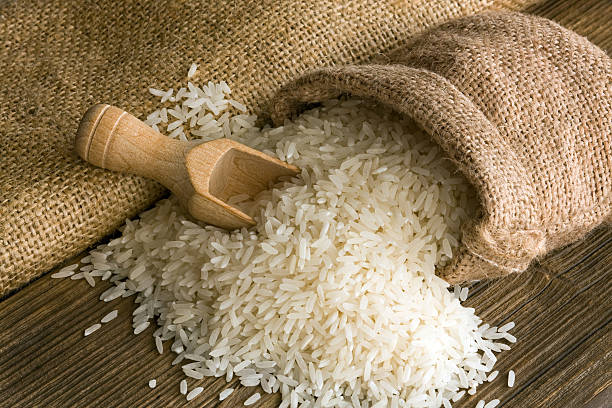
%> input picture Lecture1/rice.png, 612 x 408 px
$ octave Introduction_to_Matlab_for_Image_Processing.m   (GNU Octave 9; MATLAB toolbox functions it lacks are replaced by stand-ins)
%> lines starting %> are read from the running program, lines starting %| are printed output that depends on the picture
close all
clear
clc

disp('For enquiry, please send an email to giacomo.boracchi@polimi.it');

%% variables are defined by an assignement
v=3
size(v)

% data types are automatically defined depending on the assigned value
whos v

% a row vector (commas can be omitted)
r=[1, 2, 3, 4]
size(r)

% a column vector
c=[1; 2; 3; 4]
size(c)

% a matrix
v=[1 2; 3 4]
size(v)

%% you can concatenate matrices or vectors as far as their size are consistent
B=[v', v']

C = [v ; v]

% this is not allowed
% K = [r,c]

% you can reference single or multiple values in an array:
v(1,2) % first row and second column (row and column indices are 1-based)
v(:,2) % the second column of v
v(1,:) % the first row
B(:,2:4) % some of the columns
v(5,5) = 10 % you can extend vectors / matrices by assigning some element our of the range

v*v'

[1 2 3].*[4 5 6]

[1 2 3] + 5
[1 2 3] * 2 % no need to use element-wise operator with scalars
[1 2 3] .* 2 %explicit element-wise multiplication
[1 2 3] / 2
[1 2 3] ./ 2 %explicit element-wise division
[1 2 3] .^ 2 %explicit element-wise power


[1 2 3] * [4 5 6]' % this matrix product, returns a scalar (it is the inner product)

[1 2 3]' * [4 5 6] % this is the matrix product, returns a 3 x 3 matrix

whos v

%
%% casting to 8-bit integers
v = uint8(v)
whos v

v=v>2
whos v
%%
im=imread('rice.png');
%> im is the input picture: size 408x612x3 uint8; mean R, G, B 146.2, 124.6, 92.3
whos im
%%

imshow(im);

%%
imshow([im, im]);

%%
imshow([im; im]);
%% Matrices are images
M = rand(100);
% M = eye(100);
imshow(M);
%
%
% imshow(magic(200),[])

%% Careful about data range: [0 1] for double and logical, [0 255] for uint8
imshow(double(im));
%%
%
imshow(double(im)/255);
%%
%
imshow(uint8(double(im)/255));
%%

h = histogram(im(:), [0: 255]);
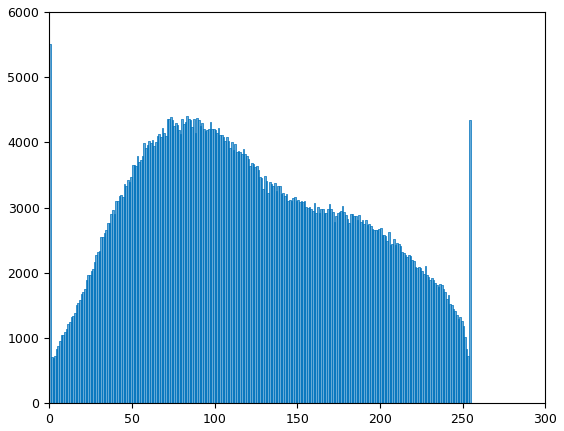
%> figure redrawn from the program's plot data; tallest bar 5504 high, from x = 0 to 1
figure(2), stairs([0: 255], h), title('intensity histogram')
%> (this line was passed over: stairs is not available in this run)
axis tight

%%
figure(1), imshow(im + 50), title('brigthness increases of 50 graylevels');
%% few pixels are saturated
figure(1), imshow(im + 100), title('brigthness increases of 100 graylevels');
%> after `imshow(im + 100)`:
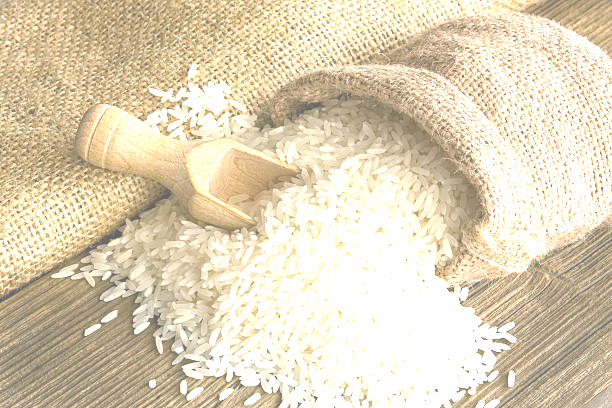
%> displayed picture: size 408x612x3, on the screen's scale of 0 to 255; mean R, G, B 224.9, 211.6, 185.1

%% contrast can be modified by streching the histogram, image has to be
% converted in double format
eq = double(im - min(im(:)))/double(max(im(:)) - min(im(:))) * 255;

figure(1), imshow(uint8(eq), []), title('Image now covers the whole range');
%% Image ranges (in the visualization) can be also controlled by the second argument to imshow
imshow(im,[-100 156]); title('increased brighness same contrast');
%
imshow(im,[0 156]); title('increased brighness and contrast');
%> after `imshow(im,[0 156])`:
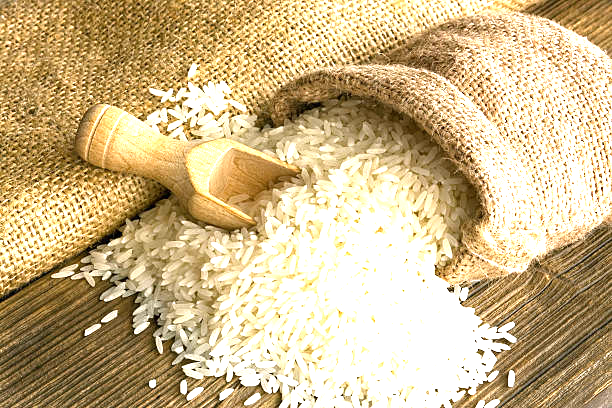
%> displayed picture: size 408x612x3, on the screen's scale of 0 to 255; mean R, G, B 204.9, 183, 139.4
%
imshow(im,[ 100 256]); title('decreased brighness, increased contrast');
%> after `imshow(im,[ 100 256])`:
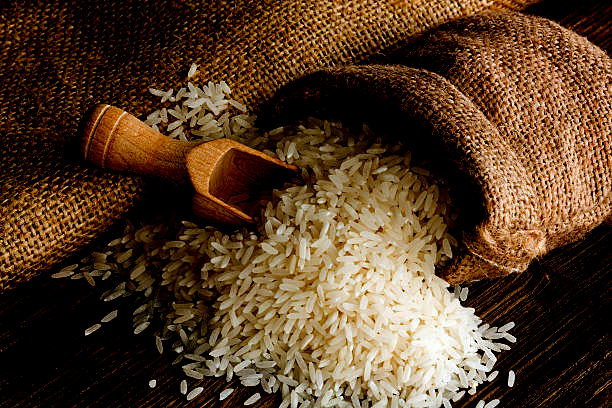
%> displayed picture: size 408x612x3, on the screen's scale of 0 to 255; mean R, G, B 87.2, 61.9, 37.4
%
imshow(im,[ 100 356]); title('decreased brighness, same contrast');
%> after `imshow(im,[ 100 356])`:
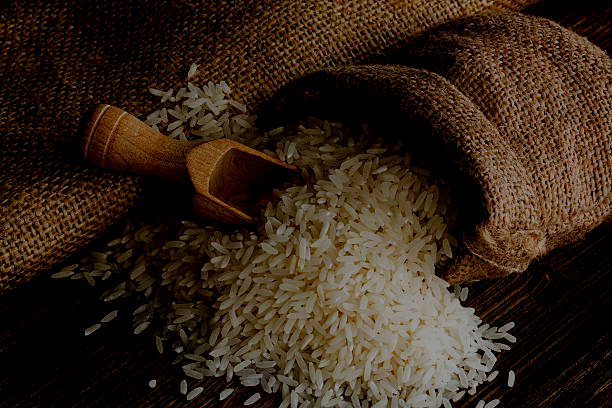
%> displayed picture: size 408x612x3, on the screen's scale of 0 to 255; mean R, G, B 53.2, 37.8, 22.8
%
% Consider that brightness and contrast can be also changed by
% - adding an offset or
% - scaling the image
%% gamma correction
% a nonlinear transformation used to change the contrast in different range of intensities
figure(3);
cla
hold on;
x = 0:0.001:1;
for gamma = [.04 .1 .2 .4 .7 1 1.5 2.5 5 10 25]
    y = x.^gamma;
    plot(x,y,'DisplayName',sprintf('\\gamma = %.2f',gamma));
    % display the text
    text(x(round(end/2)),y(round(end / 2)), sprintf('\\gamma = %.2f',gamma));
end
xlabel('Input');
ylabel('Output');
title('Power law I/O characteristic');
leg = legend('Location','eastoutside');
axis equal
grid on
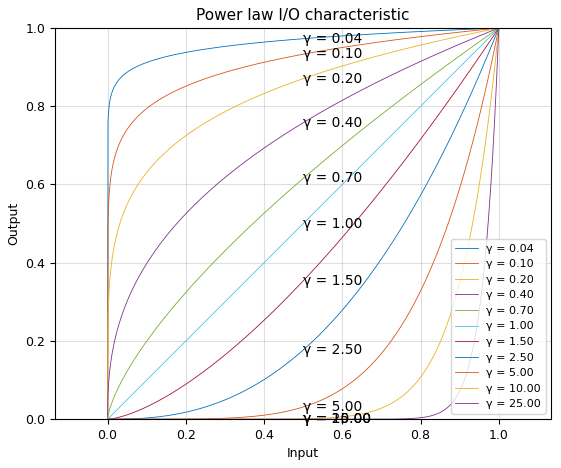
%> figure redrawn from the program's plot data; curve peaks at x = 1, y = 1
hold off

% play with gammaVal and set a different value for the gamma Correction.
% check which part of the image are being mostly affected by this transformation
gammaVal = 5;
imd = im2double(im);
figure(4)
subplot(1,2,1)
imshow(imd, [])
title('original image')
subplot(1,2,2)
imshow(imd.^gammaVal, [])
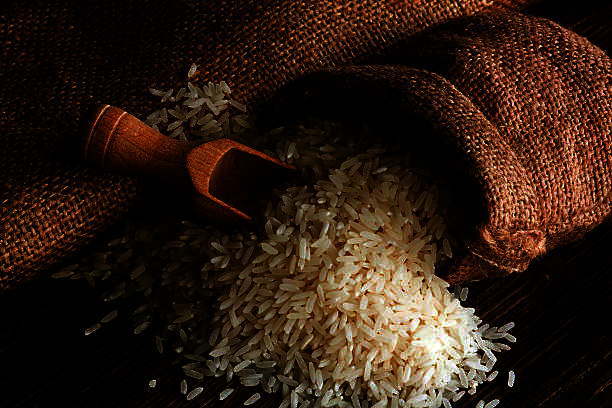
%> displayed picture: size 408x612x3, on the screen's scale of 0 to 255; mean R, G, B 46.2, 28.6, 16.4
title(sprintf('Gamma corrected image using \\gamma = %.2f', gammaVal));

%%
%> (the run ends here)
